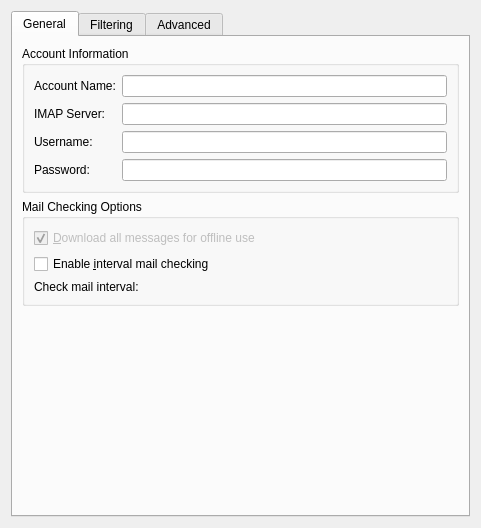
<?xml version="1.0" encoding="UTF-8"?>
<ui version="4.0">
 <class>SetupServerView</class>
 <widget class="QWidget" name="SetupServerView">
  <property name="geometry">
   <rect>
    <x>0</x>
    <y>0</y>
    <width>481</width>
    <height>528</height>
   </rect>
  </property>
  <layout class="QHBoxLayout" name="horizontalLayout_2">
   <item>
    <widget class="QTabWidget" name="tabWidget">
     <property name="currentIndex">
      <number>0</number>
     </property>
     <widget class="QWidget" name="tab">
      <attribute name="title">
       <string>General</string>
      </attribute>
      <layout class="QVBoxLayout" name="verticalLayout_4">
       <item>
        <widget class="QGroupBox" name="groupBox">
         <property name="title">
          <string>Account Information</string>
         </property>
         <layout class="QFormLayout" name="formLayout_2">
          <item row="0" column="0">
           <widget class="QLabel" name="label_8">
            <property name="text">
             <string>Account Name:</string>
            </property>
           </widget>
          </item>
          <item row="0" column="1">
           <widget class="KLineEdit" name="accountName">
            <property name="trapReturnKey" stdset="0">
             <bool>true</bool>
            </property>
           </widget>
          </item>
          <item row="1" column="0">
           <widget class="QLabel" name="label">
            <property name="whatsThis">
             <string>Indicate the IMAP server. If you want to connect to a non-standard port for a specific encryption scheme, you can add &quot;:port&quot; to indicate that. For example: &quot;imap.foo.com:144&quot;.</string>
            </property>
            <property name="text">
             <string>IMAP Server:</string>
            </property>
            <property name="buddy">
             <cstring>imapServer</cstring>
            </property>
           </widget>
          </item>
          <item row="1" column="1">
           <widget class="KLineEdit" name="imapServer">
            <property name="trapReturnKey" stdset="0">
             <bool>true</bool>
            </property>
           </widget>
          </item>
          <item row="2" column="0">
           <widget class="QLabel" name="label_2">
            <property name="whatsThis">
             <string>The username.</string>
            </property>
            <property name="text">
             <string>Username:</string>
            </property>
            <property name="buddy">
             <cstring>userName</cstring>
            </property>
           </widget>
          </item>
          <item row="2" column="1">
           <widget class="KLineEdit" name="userName">
            <property name="trapReturnKey" stdset="0">
             <bool>true</bool>
            </property>
           </widget>
          </item>
          <item row="3" column="0">
           <widget class="QLabel" name="label_3">
            <property name="whatsThis">
             <string>The password.</string>
            </property>
            <property name="text">
             <string>Password:</string>
            </property>
            <property name="buddy">
             <cstring>password</cstring>
            </property>
           </widget>
          </item>
          <item row="3" column="1">
           <widget class="KLineEdit" name="password">
            <property name="echoMode">
             <enum>QLineEdit::Password</enum>
            </property>
            <property name="trapReturnKey" stdset="0">
             <bool>true</bool>
            </property>
           </widget>
          </item>
         </layout>
        </widget>
       </item>
       <item>
        <widget class="QGroupBox" name="checkOptions">
         <property name="title">
          <string>Mail Checking Options</string>
         </property>
         <layout class="QVBoxLayout" name="verticalLayout_6">
          <item>
           <widget class="QCheckBox" name="disconnectedModeEnabled">
            <property name="enabled">
             <bool>false</bool>
            </property>
            <property name="text">
             <string>&amp;Download all messages for offline use</string>
            </property>
            <property name="checkable">
             <bool>true</bool>
            </property>
            <property name="checked">
             <bool>true</bool>
            </property>
           </widget>
          </item>
          <item>
           <widget class="QCheckBox" name="enableMailCheckBox">
            <property name="text">
             <string>Enable &amp;interval mail checking</string>
            </property>
           </widget>
          </item>
          <item>
           <layout class="QHBoxLayout" name="horizontalLayout_1">
            <item>
             <widget class="QLabel" name="label_7">
              <property name="text">
               <string>Check mail interval:</string>
              </property>
             </widget>
            </item>
            <item>
             <widget class="KIntNumInput" name="checkInterval" native="true">
              <property name="value" stdset="0">
               <number>1</number>
              </property>
              <property name="minimum" stdset="0">
               <number>0</number>
              </property>
              <property name="suffix" stdset="0">
               <string/>
              </property>
              <property name="prefix" stdset="0">
               <string/>
              </property>
             </widget>
            </item>
           </layout>
          </item>
         </layout>
        </widget>
       </item>
       <item>
        <spacer name="verticalSpacer_2">
         <property name="orientation">
          <enum>Qt::Vertical</enum>
         </property>
         <property name="sizeHint" stdset="0">
          <size>
           <width>20</width>
           <height>40</height>
          </size>
         </property>
        </spacer>
       </item>
      </layout>
     </widget>
     <widget class="QWidget" name="tab_2">
      <attribute name="title">
       <string>Filtering</string>
      </attribute>
      <layout class="QVBoxLayout" name="verticalLayout_3">
       <item>
        <widget class="QCheckBox" name="managesieveCheck">
         <property name="text">
          <string>Server supports Sieve</string>
         </property>
         <property name="checked">
          <bool>true</bool>
         </property>
        </widget>
       </item>
       <item>
        <widget class="QCheckBox" name="sameConfigCheck">
         <property name="text">
          <string>Reuse host and login configuration</string>
         </property>
         <property name="checked">
          <bool>true</bool>
         </property>
        </widget>
       </item>
       <item>
        <widget class="QLabel" name="label_14">
         <property name="text">
          <string>The server port changed when ManageSieve turned into a full RFC Standard. Old server implementations still use port 2000, while newer standard conform server can only be accessed via port 4190.</string>
         </property>
         <property name="wordWrap">
          <bool>true</bool>
         </property>
        </widget>
       </item>
       <item>
        <layout class="QHBoxLayout" name="horizontalLayout_3">
         <item>
          <widget class="QLabel" name="label_5">
           <property name="text">
            <string>Managesieve port:</string>
           </property>
          </widget>
         </item>
         <item>
          <widget class="KIntSpinBox" name="sievePortSpin">
           <property name="maximum">
            <number>65535</number>
           </property>
          </widget>
         </item>
        </layout>
       </item>
       <item>
        <layout class="QHBoxLayout" name="horizontalLayout_4">
         <item>
          <widget class="QLabel" name="label_6">
           <property name="text">
            <string>Alternate URL:</string>
           </property>
          </widget>
         </item>
         <item>
          <widget class="KLineEdit" name="alternateURL">
           <property name="trapReturnKey" stdset="0">
            <bool>true</bool>
           </property>
          </widget>
         </item>
        </layout>
       </item>
       <item>
        <widget class="QGroupBox" name="authentification">
         <property name="title">
          <string>Authentication</string>
         </property>
         <layout class="QGridLayout" name="gridLayout">
          <item row="5" column="1">
           <widget class="KLineEdit" name="customPassword">
            <property name="echoMode">
             <enum>QLineEdit::Password</enum>
            </property>
            <property name="trapReturnKey" stdset="0">
             <bool>true</bool>
            </property>
           </widget>
          </item>
          <item row="1" column="0" colspan="2">
           <widget class="QRadioButton" name="noAuthentification">
            <property name="text">
             <string>No authentication</string>
            </property>
            <attribute name="buttonGroup">
             <string notr="true">customSieveGroup</string>
            </attribute>
           </widget>
          </item>
          <item row="5" column="0">
           <widget class="QLabel" name="label_13">
            <property name="text">
             <string>Password:</string>
            </property>
           </widget>
          </item>
          <item row="4" column="0">
           <widget class="QLabel" name="label_12">
            <property name="text">
             <string>Username:</string>
            </property>
           </widget>
          </item>
          <item row="3" column="0" colspan="2">
           <widget class="QRadioButton" name="customUserPassword">
            <property name="text">
             <string>Username and Password</string>
            </property>
            <attribute name="buttonGroup">
             <string notr="true">customSieveGroup</string>
            </attribute>
           </widget>
          </item>
          <item row="4" column="1">
           <widget class="KLineEdit" name="customUsername">
            <property name="trapReturnKey" stdset="0">
             <bool>true</bool>
            </property>
           </widget>
          </item>
          <item row="0" column="0">
           <widget class="QRadioButton" name="imapUserPassword">
            <property name="text">
             <string>IMAP Username and Password</string>
            </property>
            <property name="checked">
             <bool>true</bool>
            </property>
            <attribute name="buttonGroup">
             <string notr="true">customSieveGroup</string>
            </attribute>
           </widget>
          </item>
         </layout>
        </widget>
       </item>
       <item>
        <spacer name="verticalSpacer">
         <property name="orientation">
          <enum>Qt::Vertical</enum>
         </property>
         <property name="sizeHint" stdset="0">
          <size>
           <width>20</width>
           <height>40</height>
          </size>
         </property>
        </spacer>
       </item>
      </layout>
     </widget>
     <widget class="QWidget" name="tab_4">
      <attribute name="title">
       <string>Advanced</string>
      </attribute>
      <layout class="QVBoxLayout" name="verticalLayout">
       <item>
        <widget class="QGroupBox" name="groupBox_2">
         <property name="title">
          <string>IMAP Settings</string>
         </property>
         <layout class="QVBoxLayout" name="verticalLayout_5">
          <item>
           <layout class="QHBoxLayout" name="horizontalLayout_8">
            <item>
             <widget class="QCheckBox" name="subscriptionEnabled">
              <property name="text">
               <string>Enable server-side subscriptions</string>
              </property>
              <property name="checked">
               <bool>true</bool>
              </property>
             </widget>
            </item>
            <item>
             <widget class="QPushButton" name="subscriptionButton">
              <property name="enabled">
               <bool>true</bool>
              </property>
              <property name="text">
               <string>Serverside Subscription...</string>
              </property>
             </widget>
            </item>
           </layout>
          </item>
          <item>
           <widget class="QCheckBox" name="autoExpungeCheck">
            <property name="text">
             <string>Automaticall&amp;y compact folders (expunges deleted messages)</string>
            </property>
           </widget>
          </item>
          <item>
           <layout class="QHBoxLayout" name="horizontalLayout_7">
            <item>
             <widget class="QLabel" name="label_11">
              <property name="text">
               <string>Trash folder:</string>
              </property>
             </widget>
            </item>
            <item>
             <widget class="Akonadi::CollectionRequester" name="folderRequester"/>
            </item>
           </layout>
          </item>
          <item>
           <widget class="QGroupBox" name="identityBox">
            <property name="title">
             <string>Identity Settings</string>
            </property>
            <layout class="QVBoxLayout" name="verticalLayout_7">
             <item>
              <widget class="QCheckBox" name="useDefaultIdentityCheck">
               <property name="toolTip">
                <string>Use the default identity for this account</string>
               </property>
               <property name="text">
                <string>Use &amp;default identity</string>
               </property>
              </widget>
             </item>
             <item>
              <layout class="QHBoxLayout" name="identityLayout">
               <item>
                <widget class="QLabel" name="identityLabel">
                 <property name="toolTip">
                  <string>Select the KMail identity used for this account</string>
                 </property>
                 <property name="text">
                  <string>Identity:</string>
                 </property>
                </widget>
               </item>
              </layout>
             </item>
            </layout>
           </widget>
          </item>
         </layout>
        </widget>
       </item>
       <item>
        <widget class="QGroupBox" name="safeImap">
         <property name="whatsThis">
          <string>&lt;!DOCTYPE HTML PUBLIC &quot;-//W3C//DTD HTML 4.0//EN&quot; &quot;http://www.w3.org/TR/REC-html40/strict.dtd&quot;&gt;
&lt;html&gt;&lt;head&gt;&lt;meta name=&quot;qrichtext&quot; content=&quot;1&quot; /&gt;&lt;style type=&quot;text/css&quot;&gt;
p, li { white-space: pre-wrap; }
&lt;/style&gt;&lt;/head&gt;&lt;body style=&quot; font-family:'HandelGotDLig'; font-size:10pt; font-weight:400; font-style:normal;&quot;&gt;
&lt;p style=&quot; margin-top:0px; margin-bottom:0px; margin-left:0px; margin-right:0px; -qt-block-indent:0; text-indent:0px;&quot;&gt;&lt;span style=&quot; font-family:'Sans Serif'; font-weight:600;&quot;&gt;SSL/TLS&lt;/span&gt;&lt;span style=&quot; font-family:'Sans Serif';&quot;&gt; is safe IMAP over port 993;&lt;/span&gt;&lt;/p&gt;
&lt;p style=&quot; margin-top:0px; margin-bottom:0px; margin-left:0px; margin-right:0px; -qt-block-indent:0; text-indent:0px;&quot;&gt;&lt;span style=&quot; font-family:'Sans Serif'; font-weight:600;&quot;&gt;STARTTLS&lt;/span&gt;&lt;span style=&quot; font-family:'Sans Serif';&quot;&gt; will operate on port 143 and switch to a secure connection directly after connecting;&lt;/span&gt;&lt;/p&gt;
&lt;p style=&quot; margin-top:0px; margin-bottom:0px; margin-left:0px; margin-right:0px; -qt-block-indent:0; text-indent:0px;&quot;&gt;&lt;span style=&quot; font-family:'Sans Serif'; font-weight:600;&quot;&gt;None&lt;/span&gt;&lt;span style=&quot; font-family:'Sans Serif';&quot;&gt; will connect to port 143 but not switch to a secure connection. This setting is not recommended.&lt;/span&gt;&lt;/p&gt;&lt;/body&gt;&lt;/html&gt;</string>
         </property>
         <property name="title">
          <string>Connection Settings</string>
         </property>
         <layout class="QVBoxLayout" name="verticalLayout_2">
          <item>
           <widget class="QPushButton" name="testButton">
            <property name="text">
             <string>Auto Detect</string>
            </property>
           </widget>
          </item>
          <item>
           <layout class="QFormLayout" name="formLayout">
            <property name="fieldGrowthPolicy">
             <enum>QFormLayout::ExpandingFieldsGrow</enum>
            </property>
            <item row="1" column="0">
             <widget class="QLabel" name="label_9">
              <property name="text">
               <string>Encryption:</string>
              </property>
             </widget>
            </item>
            <item row="1" column="1">
             <layout class="QHBoxLayout" name="horizontalLayout">
              <item>
               <widget class="QRadioButton" name="noRadio">
                <property name="text">
                 <string>None</string>
                </property>
                <property name="checked">
                 <bool>false</bool>
                </property>
                <attribute name="buttonGroup">
                 <string notr="true">safeImapGroup</string>
                </attribute>
               </widget>
              </item>
              <item>
               <widget class="QRadioButton" name="sslRadio">
                <property name="text">
                 <string>SSL/TLS</string>
                </property>
                <attribute name="buttonGroup">
                 <string notr="true">safeImapGroup</string>
                </attribute>
               </widget>
              </item>
              <item>
               <widget class="QRadioButton" name="tlsRadio">
                <property name="text">
                 <string>STARTTLS</string>
                </property>
                <property name="checked">
                 <bool>true</bool>
                </property>
                <attribute name="buttonGroup">
                 <string notr="true">safeImapGroup</string>
                </attribute>
               </widget>
              </item>
             </layout>
            </item>
            <item row="2" column="0">
             <widget class="QLabel" name="label_4">
              <property name="text">
               <string>Port:</string>
              </property>
             </widget>
            </item>
            <item row="2" column="1">
             <widget class="QSpinBox" name="portSpin">
              <property name="minimum">
               <number>1</number>
              </property>
              <property name="maximum">
               <number>65534</number>
              </property>
              <property name="value">
               <number>143</number>
              </property>
             </widget>
            </item>
            <item row="3" column="0">
             <widget class="QLabel" name="label_10">
              <property name="text">
               <string>Authentication:</string>
              </property>
             </widget>
            </item>
            <item row="3" column="1">
             <widget class="QComboBox" name="authenticationCombo">
              <item>
               <property name="text">
                <string>Clear text</string>
               </property>
              </item>
              <item>
               <property name="text">
                <string>LOGIN</string>
               </property>
              </item>
              <item>
               <property name="text">
                <string>PLAIN</string>
               </property>
              </item>
              <item>
               <property name="text">
                <string>CRAM-MD5</string>
               </property>
              </item>
              <item>
               <property name="text">
                <string>DIGEST-MD5</string>
               </property>
              </item>
              <item>
               <property name="text">
                <string>NTLM</string>
               </property>
              </item>
              <item>
               <property name="text">
                <string>GSSAPI</string>
               </property>
              </item>
              <item>
               <property name="text">
                <string>Anonymous</string>
               </property>
              </item>
             </widget>
            </item>
           </layout>
          </item>
         </layout>
        </widget>
       </item>
       <item>
        <widget class="QLabel" name="testInfo">
         <property name="font">
          <font>
           <weight>75</weight>
           <bold>true</bold>
          </font>
         </property>
         <property name="text">
          <string>Empty</string>
         </property>
         <property name="alignment">
          <set>Qt::AlignCenter</set>
         </property>
         <property name="wordWrap">
          <bool>true</bool>
         </property>
        </widget>
       </item>
       <item>
        <widget class="QProgressBar" name="testProgress">
         <property name="value">
          <number>24</number>
         </property>
        </widget>
       </item>
       <item>
        <widget class="QPushButton" name="showServerInfo">
         <property name="text">
          <string>Server Info</string>
         </property>
        </widget>
       </item>
       <item>
        <spacer name="verticalSpacer_3">
         <property name="orientation">
          <enum>Qt::Vertical</enum>
         </property>
         <property name="sizeHint" stdset="0">
          <size>
           <width>20</width>
           <height>40</height>
          </size>
         </property>
        </spacer>
       </item>
      </layout>
     </widget>
    </widget>
   </item>
  </layout>
 </widget>
 <customwidgets>
  <customwidget>
   <class>KLineEdit</class>
   <extends>QLineEdit</extends>
   <header>klineedit.h</header>
   <container>1</container>
  </customwidget>
  <customwidget>
   <class>KIntSpinBox</class>
   <extends>QSpinBox</extends>
   <header>knuminput.h</header>
  </customwidget>
  <customwidget>
   <class>KIntNumInput</class>
   <extends>QWidget</extends>
   <header>knuminput.h</header>
  </customwidget>
  <customwidget>
   <class>Akonadi::CollectionRequester</class>
   <extends>QFrame</extends>
   <header>Akonadi/CollectionRequester</header>
   <container>1</container>
  </customwidget>
 </customwidgets>
 <resources/>
 <connections/>
 <buttongroups>
  <buttongroup name="safeImapGroup"/>
  <buttongroup name="customSieveGroup"/>
 </buttongroups>
</ui>
